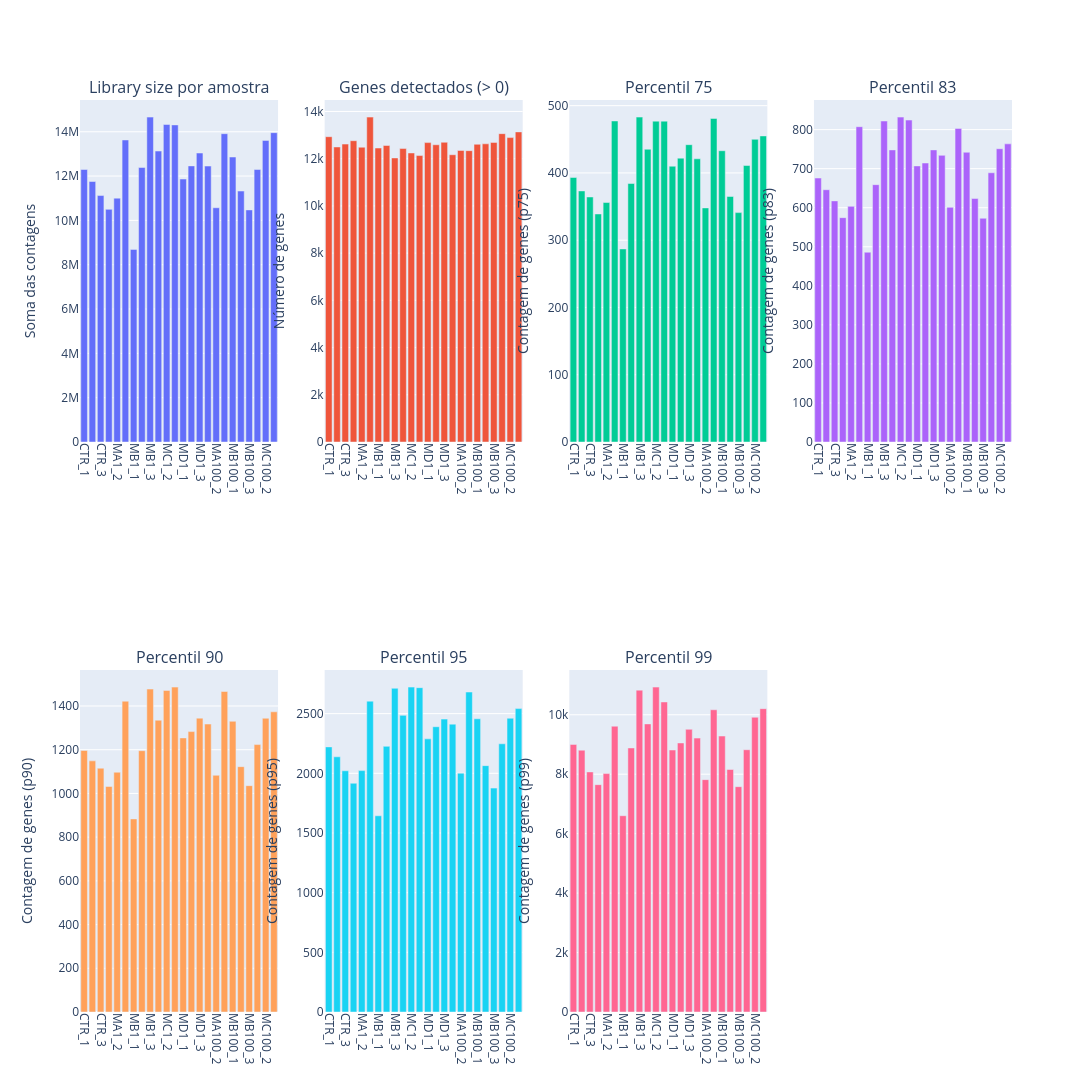

The cell this chart's notebook holds for it:
### Code cell
fig = make_subplots(
    rows=2, cols=4,
    subplot_titles=(
        "Library size por amostra", "Genes detectados (> 0)",
        "Percentil 75", "Percentil 83",
        "Percentil 90", "Percentil 95", "Percentil 99"
    )
)

metricas = [
    ("library_size", "Soma das contagens", 1, 1),
    ("detected_genes_gt0", "Número de genes", 1, 2),
    ("p75", "Contagem de genes (p75)", 1, 3),
    ("p83", "Contagem de genes (p83)", 1, 4),
    ("p90", "Contagem de genes (p90)", 2, 1),
    ("p95", "Contagem de genes (p95)", 2, 2),
    ("p99", "Contagem de genes (p99)", 2, 3)
]

for coluna, eixo_y, linha, col in metricas:
    fig.add_trace(
        go.Bar(x=qc_metrics["sample_id"], y=qc_metrics[coluna], showlegend=False),
        row=linha, col=col
    )
    fig.update_yaxes(title_text=eixo_y, row=linha, col=col)

fig.update_layout(height=1200, width=1400)
fig.update_xaxes(tickangle=90)

fig.show()

### Figure 1 — Plotly figure (JSON) as saved in the notebook; plotly's stock layout.template omitted (floating-point values rounded to 4 significant figures)
{"data": [{"showlegend": false, "type": "bar", "x": ["CTR_1", "CTR_2", "CTR_3", "MA1_1", "MA1_2", "MA1_3", "MB1_1", "MB1_2", "MB1_3", "MC1_1", "MC1_2", "MC1_3", "MD1_1", "MD1_2", "MD1_3", "MA100_1", "MA100_2", "MA100_3", "MB100_1", "MB100_2", "MB100_3", "MC100_1", "MC100_2", "MC100_3"], "xaxis": "x", "y": [12296095, 11754798, 11121292, 10498190, 11004638, 13628716, 8691940, 12385615, 14661097, 13128449, 14328714, 14309099, 11866381, 12459419, 13040275, 12452825, 10570922, 13912137, 12860790, 11324057, 10473680, 12295588, 13609722, 13958927], "yaxis": "y"}, {"showlegend": false, "type": "bar", "x": ["CTR_1", "CTR_2", "CTR_3", "MA1_1", "MA1_2", "MA1_3", "MB1_1", "MB1_2", "MB1_3", "MC1_1", "MC1_2", "MC1_3", "MD1_1", "MD1_2", "MD1_3", "MA100_1", "MA100_2", "MA100_3", "MB100_1", "MB100_2", "MB100_3", "MC100_1", "MC100_2", "MC100_3"], "xaxis": "x2", "y": [12932, 12497, 12619, 12762, 12486, 13762, 12452, 12560, 12032, 12430, 12243, 12133, 12682, 12591, 12696, 12168, 12349, 12341, 12611, 12630, 12691, 13060, 12894, 13135], "yaxis": "y2"}, {"showlegend": false, "type": "bar", "x": ["CTR_1", "CTR_2", "CTR_3", "MA1_1", "MA1_2", "MA1_3", "MB1_1", "MB1_2", "MB1_3", "MC1_1", "MC1_2", "MC1_3", "MD1_1", "MD1_2", "MD1_3", "MA100_1", "MA100_2", "MA100_3", "MB100_1", "MB100_2", "MB100_3", "MC100_1", "MC100_2", "MC100_3"], "xaxis": "x3", "y": [393.2, 373.2, 364.2, 339.0, 356.0, 477.2, 287.0, 384.2, 483.0, 435.2, 477.0, 477.0, 410.0, 422.0, 442.0, 421.0, 348.0, 481.0, 433.0, 365.0, 341.0, 411.0, 450.0, 455.0], "yaxis": "y3"}, {"showlegend": false, "type": "bar", "x": ["CTR_1", "CTR_2", "CTR_3", "MA1_1", "MA1_2", "MA1_3", "MB1_1", "MB1_2", "MB1_3", "MC1_1", "MC1_2", "MC1_3", "MD1_1", "MD1_2", "MD1_3", "MA100_1", "MA100_2", "MA100_3", "MB100_1", "MB100_2", "MB100_3", "MC100_1", "MC100_2", "MC100_3"], "xaxis": "x4", "y": [676.0, 646.0, 617.4, 574.4, 603.4, 807.4, 486.0, 659.0, 822.0, 748.0, 832.0, 824.4, 707.0, 714.4, 748.0, 734.0, 601.0, 803.0, 742.0, 623.4, 573.0, 689.4, 751.0, 763.4], "yaxis": "y4"}, {"showlegend": false, "type": "bar", "x": ["CTR_1", "CTR_2", "CTR_3", "MA1_1", "MA1_2", "MA1_3", "MB1_1", "MB1_2", "MB1_3", "MC1_1", "MC1_2", "MC1_3", "MD1_1", "MD1_2", "MD1_3", "MA100_1", "MA100_2", "MA100_3", "MB100_1", "MB100_2", "MB100_3", "MC100_1", "MC100_2", "MC100_3"], "xaxis": "x5", "y": [1196.0, 1149.0, 1116.0, 1032.0, 1097.0, 1422.0, 883.5, 1196.0, 1478.0, 1335.0, 1472.0, 1486.0, 1254.0, 1283.0, 1344.0, 1318.0, 1083.0, 1466.0, 1330.0, 1122.0, 1036.0, 1224.0, 1344.0, 1374.0], "yaxis": "y5"}, {"showlegend": false, "type": "bar", "x": ["CTR_1", "CTR_2", "CTR_3", "MA1_1", "MA1_2", "MA1_3", "MB1_1", "MB1_2", "MB1_3", "MC1_1", "MC1_2", "MC1_3", "MD1_1", "MD1_2", "MD1_3", "MA100_1", "MA100_2", "MA100_3", "MB100_1", "MB100_2", "MB100_3", "MC100_1", "MC100_2", "MC100_3"], "xaxis": "x6", "y": [2221.0, 2138.0, 2021.0, 1917.0, 2022.0, 2604.0, 1644.0, 2226.0, 2712.0, 2486.0, 2722.0, 2718.0, 2288.0, 2390.0, 2454.0, 2412.0, 2001.0, 2681.0, 2457.0, 2064.0, 1876.0, 2247.0, 2461.0, 2542.0], "yaxis": "y6"}, {"showlegend": false, "type": "bar", "x": ["CTR_1", "CTR_2", "CTR_3", "MA1_1", "MA1_2", "MA1_3", "MB1_1", "MB1_2", "MB1_3", "MC1_1", "MC1_2", "MC1_3", "MD1_1", "MD1_2", "MD1_3", "MA100_1", "MA100_2", "MA100_3", "MB100_1", "MB100_2", "MB100_3", "MC100_1", "MC100_2", "MC100_3"], "xaxis": "x7", "y": [9003.0, 8808.0, 8077.0, 7648.0, 8021.0, 9615.0, 6603.0, 8883.0, 10830.0, 9692.0, 10930.0, 10430.0, 8814.0, 9052.0, 9510.0, 9215.0, 7818.0, 10170.0, 9285.0, 8158.0, 7580.0, 8824.0, 9915.0, 10210.0], "yaxis": "y7"}], "layout": {"annotations": [{"font": {"size": 16}, "showarrow": false, "text": "Library size por amostra", "x": 0.1062, "xanchor": "center", "xref": "paper", "y": 1, "yanchor": "bottom", "yref": "paper"}, {"font": {"size": 16}, "showarrow": false, "text": "Genes detectados (> 0)", "x": 0.3688, "xanchor": "center", "xref": "paper", "y": 1, "yanchor": "bottom", "yref": "paper"}, {"font": {"size": 16}, "showarrow": false, "text": "Percentil 75", "x": 0.6313, "xanchor": "center", "xref": "paper", "y": 1, "yanchor": "bottom", "yref": "paper"}, {"font": {"size": 16}, "showarrow": false, "text": "Percentil 83", "x": 0.8938, "xanchor": "center", "xref": "paper", "y": 1, "yanchor": "bottom", "yref": "paper"}, {"font": {"size": 16}, "showarrow": false, "text": "Percentil 90", "x": 0.1062, "xanchor": "center", "xref": "paper", "y": 0.375, "yanchor": "bottom", "yref": "paper"}, {"font": {"size": 16}, "showarrow": false, "text": "Percentil 95", "x": 0.3688, "xanchor": "center", "xref": "paper", "y": 0.375, "yanchor": "bottom", "yref": "paper"}, {"font": {"size": 16}, "showarrow": false, "text": "Percentil 99", "x": 0.6313, "xanchor": "center", "xref": "paper", "y": 0.375, "yanchor": "bottom", "yref": "paper"}], "height": 1200, "width": 1400, "xaxis": {"anchor": "y", "domain": [0, 0.2125], "tickangle": 90}, "xaxis2": {"anchor": "y2", "domain": [0.2625, 0.475], "tickangle": 90}, "xaxis3": {"anchor": "y3", "domain": [0.525, 0.7375], "tickangle": 90}, "xaxis4": {"anchor": "y4", "domain": [0.7875, 1], "tickangle": 90}, "xaxis5": {"anchor": "y5", "domain": [0, 0.2125], "tickangle": 90}, "xaxis6": {"anchor": "y6", "domain": [0.2625, 0.475], "tickangle": 90}, "xaxis7": {"anchor": "y7", "domain": [0.525, 0.7375], "tickangle": 90}, "xaxis8": {"anchor": "y8", "domain": [0.7875, 1], "tickangle": 90}, "yaxis": {"anchor": "x", "domain": [0.625, 1], "title": {"text": "Soma das contagens"}}, "yaxis2": {"anchor": "x2", "domain": [0.625, 1], "title": {"text": "Número de genes"}}, "yaxis3": {"anchor": "x3", "domain": [0.625, 1], "title": {"text": "Contagem de genes (p75)"}}, "yaxis4": {"anchor": "x4", "domain": [0.625, 1], "title": {"text": "Contagem de genes (p83)"}}, "yaxis5": {"anchor": "x5", "domain": [0, 0.375], "title": {"text": "Contagem de genes (p90)"}}, "yaxis6": {"anchor": "x6", "domain": [0, 0.375], "title": {"text": "Contagem de genes (p95)"}}, "yaxis7": {"anchor": "x7", "domain": [0, 0.375], "title": {"text": "Contagem de genes (p99)"}}, "yaxis8": {"anchor": "x8", "domain": [0, 0.375]}}}
